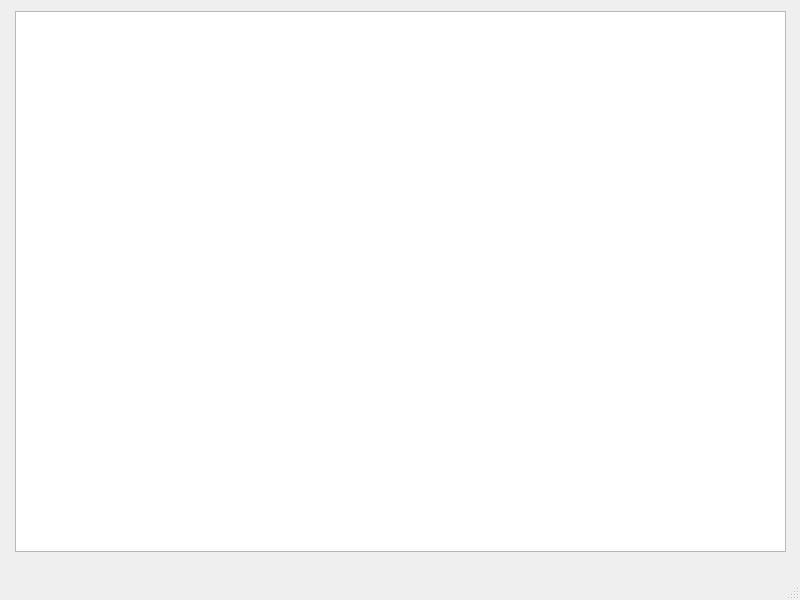
<?xml version="1.0" encoding="UTF-8"?>
<ui version="4.0">
 <class>MainWindow</class>
 <widget class="QMainWindow" name="MainWindow">
  <property name="geometry">
   <rect>
    <x>0</x>
    <y>0</y>
    <width>800</width>
    <height>600</height>
   </rect>
  </property>
  <property name="windowTitle">
   <string>MainWindow</string>
  </property>
  <widget class="QWidget" name="centralwidget">
   <widget class="QTableView" name="tableView">
    <property name="geometry">
     <rect>
      <x>15</x>
      <y>11</y>
      <width>771</width>
      <height>541</height>
     </rect>
    </property>
   </widget>
  </widget>
  <widget class="QMenuBar" name="menubar">
   <property name="geometry">
    <rect>
     <x>0</x>
     <y>0</y>
     <width>800</width>
     <height>26</height>
    </rect>
   </property>
  </widget>
  <widget class="QStatusBar" name="statusbar"/>
 </widget>
 <resources/>
 <connections/>
</ui>
